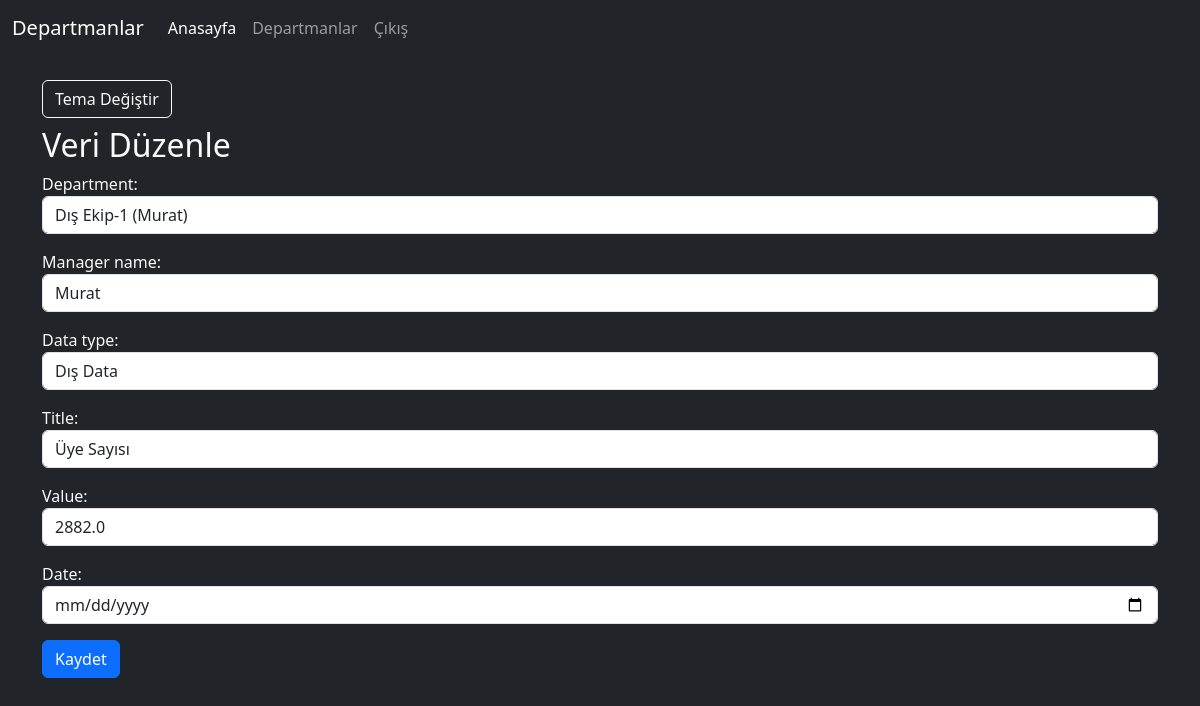
The page /edit_data/7/ on the database its author committed.
### departmanlar/models.py (models this page shows, shortened)
class DataRecord(models.Model):
    DEPARTMENT_CHOICES = [
        ('Dış Ekip-1 (Murat)', 'Dış Ekip-1 (Murat)'),
        ('Dış Ekip-2 (Mertcan)', 'Dış Ekip-2 (Mertcan)'),
        ('Karşılama Ekibi (Ece)', 'Karşılama Ekibi (Ece)'),
        ('Dönüşüm Ekibi (Alper)', 'Dönüşüm Ekibi (Alper)'),
        ('Yatırımlı Pasif Ekibi (Asuman)', 'Yatırımlı Pasif Ekibi (Asuman)'),
        ('Retation Ekibi (Asuman)', 'Retation Ekibi (Asuman)'),
    ]
    department = models.CharField(max_length=100, choices=DEPARTMENT_CHOICES)
    DATA_TYPE_CHOICES = (
        ('dis', 'Dış Data'),
        ('ic', 'İç Data'),
    )
    department = models.CharField(max_length=50, choices=DEPARTMENT_CHOICES, default="Dış Ekip-1 (Murat)")
    manager_name = models.CharField(max_length=100, default="Bilinmiyor")
    data_type = models.CharField(max_length=10, choices=DATA_TYPE_CHOICES, default="dis")
    title = models.CharField(max_length=100, default="Bilinmiyor")
    value = models.FloatField(default=0)
    date = models.DateField(null=True, blank=True)

### departmanlar/views.py (the view)
# urls.py: path('edit_data/<int:pk>/', views.edit_data, name='edit_data'),
def edit_data(request, pk):
    record = get_object_or_404(DataRecord, pk=pk)
    if request.method == 'POST':
        form = DataRecordForm(request.POST, instance=record)
        if form.is_valid():
            form.save()
            messages.success(request, "Veri güncellendi.")
            return redirect('dashboard')
        else:
            messages.error(request, "Formda hata var.")
    else:
        form = DataRecordForm(instance=record)
    return render(request, 'departmanlar/edit_data.html', {'form': form, 'record': record})

### departmanlar/forms.py (shortened to what this page needs)
class DataRecordForm(forms.ModelForm):
    class Meta:
        model = DataRecord
        fields = '__all__'
        widgets = {
            'date': forms.DateInput(attrs={'type': 'date', 'class': 'form-control'}),
            'department': forms.Select(attrs={'class': 'form-control'}),
            'data_type': forms.Select(attrs={'class': 'form-control'}),
            'manager_name': forms.TextInput(attrs={'class': 'form-control'}),
            'title': forms.TextInput(attrs={'class': 'form-control'}),
            'value': forms.TextInput(attrs={'class': 'form-control'}),
        }

### departmanlar/templates/departmanlar/edit_data.html (shortened to what this page needs)
{% extends "base.html" %}
{% block content %}
<h2>Veri Düzenle</h2>
<form method="post">
    {{ form.as_p }}
    <button type="submit" class="btn btn-primary">Kaydet</button>
</form>
{% endblock %}

### rows shown on the page
DataRecord: department "Dış Ekip-1 (Murat)", manager_name "Murat", data_type "Dış Data", title "Üye Sayısı", value "2882.0"
